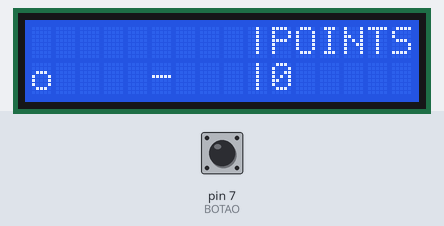
This sketch was run on a simulated Arduino Uno, built with avr-gcc and run on an emulated ATmega328P. Shown: 16×2 character LCD. The inputs (shaded band) are chosen by the test bench; at power-on: pin 7 (BOTAO) LOW. Random numbers use the default seed unless the sketch sets one.

Above: at 5.2 s.
5.3 s: pin 7 (BOTAO) pulled HIGH for 0.35 s
At 5.66 s:
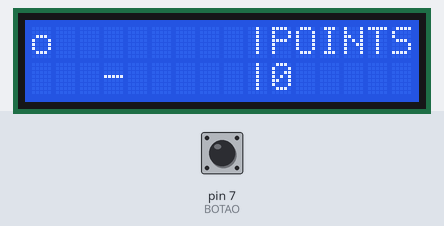
At 9.7 s:
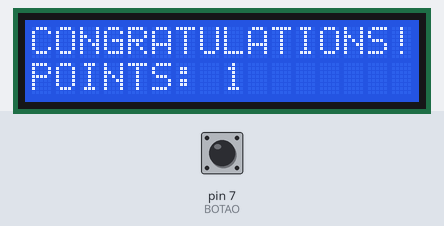

The sketch:

EndelesRunnerArdugame.ino
```cpp
/******************************************************
* ARDU GAME
* DEV: SkyList
* NAME: Matheus Pantoja Filgueira
* DATE: 10/06/2018
*
* Using arduino(UNO) + lcd(16x2) + push button
* for create a simples game, runner with handler for
* points and animations
********************************************************/

#include <LiquidCrystal.h>
#define BOTAO 7 //PORTA ONDE O PUSH BUTTON ESTA CONECTADO

LiquidCrystal lcd(2,4,8,9,10,11); //PORTAS DE CONTROLE PARA O LCD

bool playerPos = true;  //DEFINE SE O PLAYER ESTA EM CIMA OU EM BAIXO
int pontos = 0; //PONTUAÇÃO DO PLAYER
int bState = 0; // ESTADO DO BOTÃO
int velocidade = 300; //VELOCIDADE INICIAL DO JOGO
int velocidadeFinal = 100; //DEFINE A VELOCIDADE FINAL DO JOGO
int posObstaculoL = 0;  //POSIÇÃO DO OBSTACULO NA LINHA(0 A 1)
int posObstaculoC = 0;  //POSIÇÃO DO OBSTACULO NA COLUNA(0 A 15)
int fimDeJogo = 0;  //DEFINE O FIM DO JOGO (0 FALSE, 1 TRUE)

void setup() {
  pinMode( BOTAO, INPUT );
  lcd.begin(16,2);
  telaApresentacao(); //ANIMAÇÃO DA TELA DE APRESENTAÇÃO
  telaJogo(); // DESENHA A TELA DE JOGO
}

void loop() {
  while(fimDeJogo == 0){
    jogo();
  }
  telaFimDeJogo();
}

void jogo(){
  gerarObstaculo();
  moverPlayer();
}

void telaApresentacao(){
  lcd.print("   |ARDU----|   ");
  lcd.setCursor(0,1);
  lcd.print("   |----GAME|   ");

  delay(2000);

  animacaoTransicao(30);
}

void telaFimDeJogo(){

  animacaoTransicao(40);

  lcd.clear();
  lcd.setCursor(0,0);
  lcd.print("CONGRATULATIONS!");
  lcd.setCursor(0,1);
  lcd.print("POINTS:");
  lcd.setCursor(8,1);
  lcd.print(pontos);
  delay(3000);

  animacaoTransicao(30);

  for(int i = 16; i >= 4; i--){
    lcd.clear();
    lcd.setCursor(i,0);
    lcd.print("RESET");
    lcd.setCursor(i,1);
    lcd.print(" ARDUINO");
    delay(100);
  }
  delay(3000);

  for(int i = 16; i >= 0; i--){
    lcd.clear();
    lcd.setCursor(i,0);
    lcd.print("   GAME         ");
    lcd.setCursor(i,1);
    lcd.print("        OVER    ");
    delay(100);
  }
  delay(3000);
}

void animacaoTransicao( int atraso){
  limpaTela('=', atraso);
  limpaTela(' ', atraso);
}

void moverPlayer(){
  bState = digitalRead(BOTAO);
  if( bState == HIGH){
    playerPos=true;
  }else{
    playerPos = false;
  }

  if( playerPos ){
    preencherCelula( 0,0,'o' );
    preencherCelula( 0,1,' ' );
    if( posObstaculoC == 0 && posObstaculoL == 0 ){
      fimDeJogo = 1;
    }
  }
  if( !playerPos ){
    preencherCelula( 0,1,'o' );
    preencherCelula( 0,0,' ' );
    if( posObstaculoC == 0 && posObstaculoL == 1 ){
      fimDeJogo = 1;
    }
  }

}

void gerarObstaculo(){

  posObstaculoL = random(0,2);

  for( posObstaculoC = 8; posObstaculoC >= 0; posObstaculoC --){
    moverPlayer();
    preencherCelula(posObstaculoC, posObstaculoL, '-');
    delay(velocidade);
    preencherCelula(posObstaculoC, posObstaculoL, ' ');
  }
  atualizarPontos();
  atualizarVelocidade();
}

void atualizarVelocidade(){
  if(velocidade == velocidadeFinal){
    velocidade = velocidadeFinal;
  }
  else{
    velocidade = velocidade - 10;
  }
}

void atualizarPontos(){
  pontos++;
  lcd.setCursor(10,1);
  lcd.print(pontos);
}

void telaJogo(){
  preencherCelula(9,0, '|');
  lcd.print("POINTS");
  preencherCelula(9,1, '|');
  lcd.print("0");
  preencherCelula(0,1,'1');
}

void preencherCelula( int coluna, int linha, char icone ){
  lcd.setCursor( coluna, linha );
  lcd.write( icone );
}

void limpaTela( char icone, int atraso ){
  for(int l = 0; l < 2; l++ ){
    for(int c = 0; c < 16; c++){
      preencherCelula( c, l, icone);
      delay(atraso);
    }
  }
}
```
